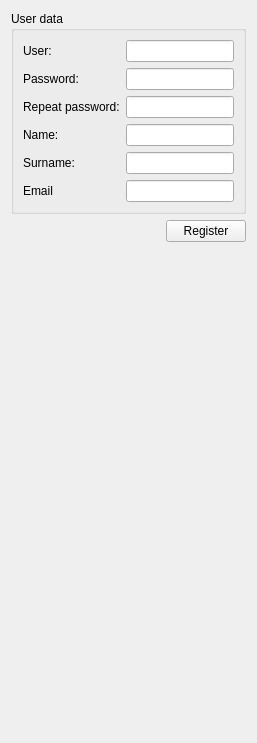
         <widget class="QWidget" name="registerTab">
          <attribute name="title">
           <string>Register</string>
          </attribute>
          <layout class="QVBoxLayout" name="verticalLayout_8">
           <item>
            <widget class="QGroupBox" name="regUserDataGroupBox">
             <property name="title">
              <string>User data</string>
             </property>
             <layout class="QFormLayout" name="formLayout_23">
              <item row="0" column="0">
               <widget class="QLabel" name="regUserLabel">
                <property name="text">
                 <string>User:</string>
                </property>
               </widget>
              </item>
              <item row="0" column="1">
               <widget class="QLineEdit" name="regUserLineEdit"/>
              </item>
              <item row="1" column="0">
               <widget class="QLabel" name="regPasswordLabel">
                <property name="text">
                 <string>Password:</string>
                </property>
               </widget>
              </item>
              <item row="1" column="1">
               <widget class="QLineEdit" name="regPasswordLineEdit"/>
              </item>
              <item row="2" column="0">
               <widget class="QLabel" name="regRepeatPasswordLabel">
                <property name="text">
                 <string>Repeat password:</string>
                </property>
               </widget>
              </item>
              <item row="2" column="1">
               <widget class="QLineEdit" name="regRepeatPasswordLineEdit">
                <property name="echoMode">
                 <enum>QLineEdit::Password</enum>
                </property>
               </widget>
              </item>
              <item row="3" column="0">
               <widget class="QLabel" name="regNameLabel">
                <property name="text">
                 <string>Name:</string>
                </property>
               </widget>
              </item>
              <item row="3" column="1">
               <widget class="QLineEdit" name="regNameLineEdit">
                <property name="sizePolicy">
                 <sizepolicy hsizetype="Expanding" vsizetype="Fixed">
                  <horstretch>0</horstretch>
                  <verstretch>0</verstretch>
                 </sizepolicy>
                </property>
               </widget>
              </item>
              <item row="4" column="0">
               <widget class="QLabel" name="regSurnameLabel">
                <property name="text">
                 <string>Surname:</string>
                </property>
               </widget>
              </item>
              <item row="4" column="1">
               <widget class="QLineEdit" name="regSurnameLineEdit">
                <property name="sizePolicy">
                 <sizepolicy hsizetype="Expanding" vsizetype="Fixed">
                  <horstretch>0</horstretch>
                  <verstretch>0</verstretch>
                 </sizepolicy>
                </property>
               </widget>
              </item>
              <item row="5" column="0">
               <widget class="QLabel" name="regEmailLabel">
                <property name="text">
                 <string>Email</string>
                </property>
               </widget>
              </item>
              <item row="5" column="1">
               <widget class="QLineEdit" name="regEmailLineEdit"/>
              </item>
             </layout>
            </widget>
           </item>
           <item>
            <layout class="QHBoxLayout" name="horizontalLayout_11">
             <item>
              <spacer name="horizontalSpacer_6">
               <property name="orientation">
                <enum>Qt::Horizontal</enum>
               </property>
               <property name="sizeHint" stdset="0">
                <size>
                 <width>40</width>
                 <height>20</height>
                </size>
               </property>
              </spacer>
             </item>
             <item>
              <widget class="QPushButton" name="registerPushButton">
               <property name="text">
                <string>Register</string>
               </property>
              </widget>
             </item>
            </layout>
           </item>
           <item>
            <spacer name="verticalSpacer_6">
             <property name="orientation">
              <enum>Qt::Vertical</enum>
             </property>
             <property name="sizeHint" stdset="0">
              <size>
               <width>20</width>
               <height>490</height>
              </size>
             </property>
            </spacer>
           </item>
          </layout>
         </widget>
